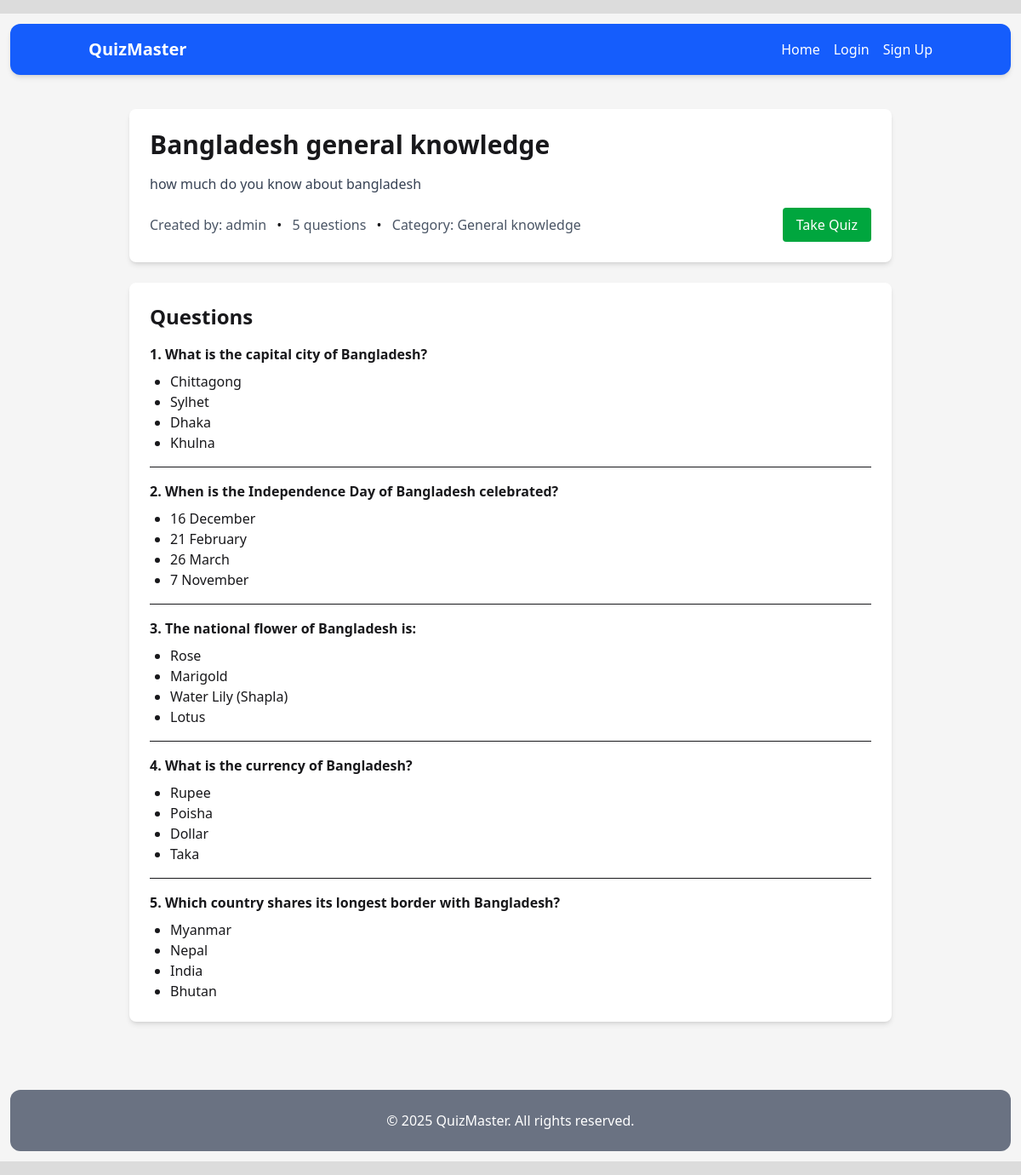
The page /quizzes/quiz/2/ on the database its author committed.
### quiz/models.py (models this page shows, shortened)
class Quiz(models.Model):
    title = models.CharField(max_length=200)
    description = models.TextField(blank=True)
    category = models.ForeignKey(Category, on_delete=models.SET_NULL, null=True, related_name='quizzes')
    created_by = models.ForeignKey(User, on_delete=models.CASCADE, related_name='quizzes')
    created_at = models.DateTimeField(auto_now_add=True)
    updated_at = models.DateTimeField(auto_now=True)
    is_active = models.BooleanField(default=True)
    time_limit = models.PositiveIntegerField(help_text="Time limit in minutes", null=True, blank=True)
    max_questions = models.PositiveIntegerField(default=50)
    min_questions = models.PositiveIntegerField(default=5)
    class Meta:
        ordering = ['-created_at']

class Category(models.Model):
    name = models.CharField(max_length=100, unique=True)
    description = models.TextField(blank=True)

class Question(models.Model):
    quiz = models.ForeignKey(Quiz, on_delete=models.CASCADE, related_name='questions')
    text = models.TextField()
    order = models.PositiveIntegerField(default=0)
    points = models.PositiveIntegerField(default=1)
    class Meta:
        ordering = ['order']

class Option(models.Model):
    question = models.ForeignKey(Question, on_delete=models.CASCADE, related_name='options')
    text = models.CharField(max_length=200)
    is_correct = models.BooleanField(default=False)

### users/models.py (models this page shows, shortened)
class CustomUser(AbstractUser):
    phone_regex = RegexValidator(regex=r'^\+?1?\d{3,15}$', message="Phone number must be entered in the format: '+999999999'. Up to 15 digits allowed.") # min 3 digit
    USER_TYPES = (("admin", "Admin"), ("user", "End User"))
    user_type = models.CharField(max_length=10, choices= USER_TYPES, default="user")
    phone_number = models.CharField(validators=[phone_regex], max_length=17, blank=True, null=True)
    bio = models.TextField(null=True, blank=True)
    is_email_verified = models.BooleanField(default=False) # ---
    email_verification_token = models.UUIDField(default=uuid4, editable=False) # ---
    created_at = models.DateTimeField(auto_now_add=True)
    updated_at = models.DateTimeField(auto_now=True)

### quiz/views.py (the view)
# urls.py: path('quiz/<int:pk>/', views.QuizDetailView.as_view(), name='quiz-detail'),
class QuizDetailView(DetailView):
    model = Quiz
    template_name = 'quiz/quiz_detail.html'
    context_object_name = 'quiz'
    def get_queryset(self):
        return Quiz.objects.filter(is_active=True)
    def get_context_data(self, **kwargs):
        context = super().get_context_data(**kwargs)
        if self.request.user.is_authenticated:
            user_rating = Rating.objects.filter(quiz=self.object, user=self.request.user).first()
            context['user_rating'] = user_rating.score if user_rating else None
            context['rating_form'] = RatingForm(initial={'score': user_rating.score} if user_rating else None)
        return context

### core/templatetags/navigation_tags.py (called while the page is built)
@register.simple_tag(takes_context=True)
@register.filter
def active(context, *url_names):
    try:
        current = context['request'].resolver_match.url_name
    except Exception:
        return ''
    if current in url_names:
        return 'font-bold text-green-200 aria-current="page"'
    return ''

### quiz/templates/quiz/quiz_detail.html (shortened to what this page needs)
{% extends "base.html" %}
{% block content %}
<div class="max-w-4xl mx-auto">
    <div class="bg-white rounded-lg shadow-md p-6 mb-6">
        <h1 class="text-3xl font-bold mb-4">{{ quiz.title }}</h1>
        <p class="text-gray-700 mb-4">{{ quiz.description }}</p>
        <div class="flex justify-between items-center">
            <div>
                <span class="text-gray-600">Created by: {{ quiz.created_by.username }}</span>
                <span class="mx-2">•</span>
                <span class="text-gray-600">{{ quiz.questions.count }} questions</span>
                {% if quiz.category %}
                    <span class="mx-2">•</span>
                    <span class="text-gray-600">Category: {{ quiz.category.name }}</span>
                {% endif %}
            </div>
            <div class="flex space-x-2">
                <a href="{% url 'quiz-take' quiz.pk %}" class="bg-green-600 text-white px-4 py-2 rounded hover:bg-green-700">Take Quiz</a>
            </div>
        </div>
    </div>
    <div class="bg-white rounded-lg shadow-md p-6">
        <h2 class="text-2xl font-bold mb-4">Questions</h2>
        {% if quiz.questions.all %}
            <div class="space-y-4">
                {% for question in quiz.questions.all %}
                    <div class="border-b pb-4 last:border-0 last:pb-0">
                        <h3 class="font-semibold">{{ question.order }}. {{ question.text }}</h3>
                        <div class="mt-2 ml-6">
                            <ul class="list-disc">
                                {% for option in question.options.all %}
                                    <li>{{ option.text }}</li>
                                {% endfor %}
                            </ul>
                        </div>
                    </div>
                {% endfor %}
            </div>
        {% endif %}
    </div>
</div>
{% endblock %}

### static/css/style.css (style rules this page uses)
body { background-color:whitesmoke; }

### rows shown on the page
Quiz: title "Bangladesh general knowledge", description "how much do you know about bangladesh", created_by.username "admin", questions.count "5", category.name "General knowledge"
Question: order "1", text "What is the capital city of Bangladesh?"
Option: text "Chittagong"
Option: text "Sylhet"
Option: text "Dhaka"
Option: text "Khulna"
Question: order "2", text "When is the Independence Day of Bangladesh celebrated?"
Option: text "16 December"
Option: text "21 February"
Option: text "26 March"
Option: text "7 November"
Question: order "3", text "The national flower of Bangladesh is:"
Option: text "Rose"
Option: text "Marigold"
Option: text "Water Lily (Shapla)"
Option: text "Lotus"
Question: order "4", text "What is the currency of Bangladesh?"
Option: text "Rupee"
Option: text "Poisha"
Option: text "Dollar"
Option: text "Taka"
Question: order "5", text "Which country shares its longest border with Bangladesh?"
Option: text "Myanmar"
Option: text "Nepal"
Option: text "India"
Option: text "Bhutan"
